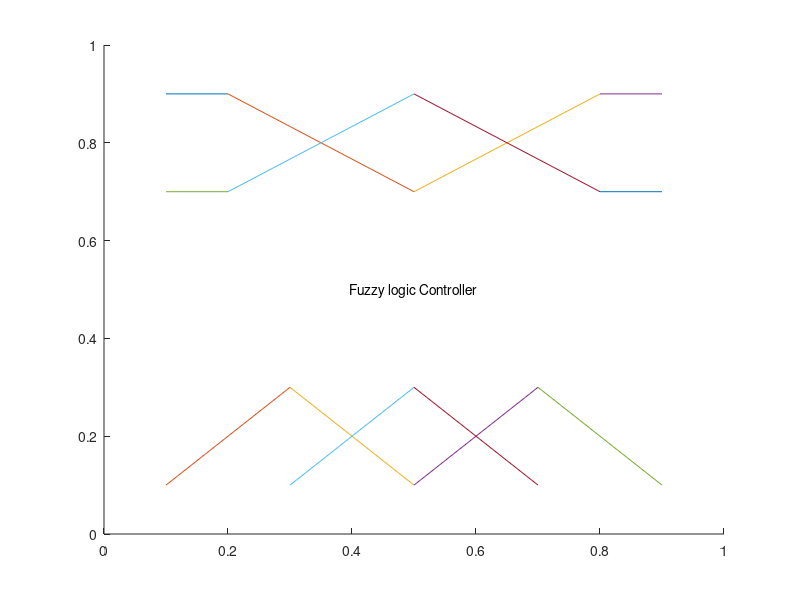

This chart was generated by the following MATLAB code:
% ==========================================
% 

% ==========================================
% Set up plot;
gca; cla;
axis([0 1 0 1]);
hold on;
set(gcf, 'position', [50 50 260 130]);


% ==========================================
% Begin:

%port_label('input', 1, 'in x3');

plot([0.1 0.2 0.5 0.8; 0.2 0.5 0.8 0.9], [0.9 0.9 0.7 0.9; 0.9 0.7 0.9 0.9])
plot([0.1 0.2 0.5 0.8; 0.2 0.5 0.8 0.9], [0.7 0.7 0.9 0.7; 0.7 0.9 0.7 0.7])
%plot([0.2 0.5; 0.5 0.8], [0.7 0.9; 0.9 0.7])

text(0.5, 0.5, 'Fuzzy logic Controller', 'VerticalAlignment', 'middle','HorizontalAlignment','center');

plot([0.1 0.3 0.5 0.7; 0.3 0.5 0.7 0.9], [0.1 0.3 0.1 0.3; 0.3 0.1 0.3 0.1])
plot([0.3 0.5; 0.5 0.7 ], [0.1 0.3; 0.3 0.1])


% ==========================================
% End of file